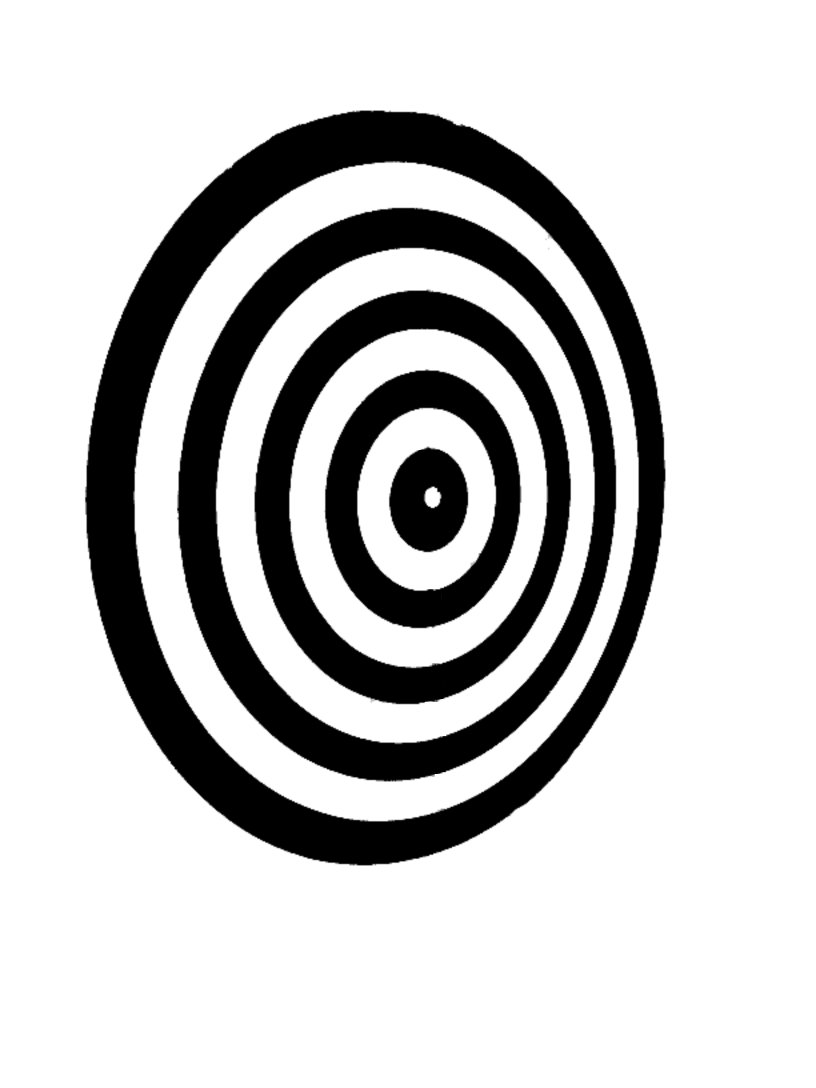
#> input picture auxiliary_images/task1_template0.png, 2448 x 3264 px (shown at 1/3 size)
$ python main.py
#> lines starting #> are read from the running program, lines starting #| are printed output that depends on the picture; after the words box and inside, x2 and y2 are one past the last pixel; in counts of white or black regions, pixels touching at a corner belong together
### common.py
import numpy as np
import cv2

from matplotlib import pyplot as plt
from IPython import display

from shapely.geometry.polygon import Polygon


def getFileName(i):
    """
    Compose image name from its number.

    :param i: image number
    :return: image name
    """
    file_name = ''
    if i < 10:
        file_name += '0'
    file_name += str(i)

    return file_name


# [16 lines left out: function drawRectangle, not called in this run]


def getEllipses(path, th_low, th_up):
    """
    Get contours for the relevant data in an image (usually ellipses).

    :param path: the path where to find the image
    :param th_low: lower threshold for accepted polygon length
    :param th_up: upper threshold for accepted polygon length
    :return: a list of polygons
    """
#> called with path = 'auxiliary_images/task1_template0.png', th_low = 200, th_up = 10000
    image = cv2.imread(path)
#> image is the input picture: shape (3264, 2448, 3); min 0, max 255, mean 200.1
    gray = cv2.cvtColor(image, cv2.COLOR_BGR2GRAY)

    # Find contours
    cnts, hier = cv2.findContours(gray, cv2.RETR_CCOMP, cv2.CHAIN_APPROX_NONE)
#> cnts = 16 contours, 5 with area under 20; largest, box (x1, y1, x2, y2) and area: (0, 0, 2448, 3264) 7984561, (257, 333, 1995, 2595) 3066376, (398, 482, 1918, 2466) 2360838, (533, 625, 1847, 2343) 1760464, (646, 741, 1786, 2234) 1334500
    cnts = [polygon for polygon in cnts if th_low < len(polygon) < th_up]
#> cnts = 10 contours; largest, box (x1, y1, x2, y2) and area: (257, 333, 1995, 2595) 3066376, (398, 482, 1918, 2466) 2360838, (533, 625, 1847, 2343) 1760464, (646, 741, 1786, 2234) 1334500, (765, 873, 1711, 2111) 911676

    polygons = [Polygon([(point[0], point[1]) for [point] in polygon]) for polygon in cnts]
#> polygons = 10 items
    return polygons


# [24 lines left out: function getClearImage, not called in this run]


def toHSV(image):
    """
    Get the HSV version of an image and add a green mask.

    :param image: image to edit
    :return: green mask resulted from the image
    """
    diff = cv2.cvtColor(image, cv2.COLOR_BGR2HSV)

    # green mask
    mask = cv2.inRange(diff, np.array([70, 50, 70]), np.array([128, 255, 255]))

    return mask


def getDartsAreas(best_squares):
    """
    Get the minimum number of rectangles containing relevant information by reuniting intersecting rectangles.

    :param best_squares: list of rectangles with relevant information
    :return: a list with the reunion of rectangles
    """
    best_best_squares = []
    for square in best_squares:
        overlaps = False
        for i in range(len(best_best_squares)):
            best_square = best_best_squares[i]
            if square[0][0] >= best_square[1][0] or \
               square[1][0] <= best_square[0][0] or \
               square[1][1] <= best_square[0][1] or \
               square[0][1] >= best_square[1][1]:
                continue

            best_best_squares[i] = ((min(square[0][0], best_square[0][0]), min(square[0][1], best_square[0][1])),
                                    (max(square[1][0], best_square[1][0]), max(square[1][1], best_square[1][1])),
                                    min(square[2], best_square[2]))
            overlaps = True

        if not overlaps:
            best_best_squares += [square]

    return best_best_squares


def countDarts(mask, score_th, start=250, step=50, size=100):
    """
    Find the flags for all darts on board. In order to do this, use a sliding window that finds the squares with the
    percentage of relevant information smaller than the threshold, add them to a list and reduce the list by joining the
    squares that intersect.

    :param mask: mask applied on the original image that contains relevant information
    :param score_th: maximum score threshold
    :param start: start position in the image
    :param size: size of the sliding window
    :param step: distance between windows starting point
    :return: list of flag positions
    """
    best_squares = []
    for y in range(start, mask.shape[0] - size, step):
        for x in range(start, mask.shape[1] - size, step):
            window = mask[y:y + size, x:x + size]
            white = np.count_nonzero(window)
            score = 100000 if white == 0 else size * size / white
            if score < score_th:
                best_squares += [((x, y), (x + size, y + size), score)]

    best_best_squares = getDartsAreas(best_squares)
    best_best_squares = getDartsAreas(best_best_squares)

    return best_best_squares


# [29 lines left out: function getBestSimilarity, not called in this run]


def writeSolution(path, darts, getPointScore, polygons, mapping_template, add_length=True):
    """
    Get solution and write it in an output file.

    :param path: output file path
    :param darts: list of dart flag positions
    :param getPointScore: function used to calculate the score at a given position - different for each task
    :param polygons: list of polygons with relevant information
    :param mapping_template: mapping between each polygon and the score inside it
    :param add_length: if we need to add the number of darts to the output file
    :return: None
    """
    f = open(path, 'w')
    if add_length:
        f.write(str(len(darts)) + '\n')

    for dart in darts:
        x, y = dart[0], dart[1]
        score = getPointScore(polygons, x, y, mapping_template)
        f.write(str(score) + '\n')

    f.close()

### task1.py
from common import getClearImage, getEllipses, getFileName, toHSV, countDarts, writeSolution
from shapely.geometry import Point
import cv2


def getPolygons():
    """
    Get all areas of interest on the dartboard. In this case, it will be a list of concentric discs, each disc
    representing a score on the board.

    :return: list of polygons
    """
    polygons = getEllipses('auxiliary_images/task1_template0.png', 200, 10000)
#> polygons = 10 items
    for i in [1, 3, 5, 7]:
        polygons[i], polygons[i + 1] = polygons[i + 1], polygons[i]

    return polygons


def getPointScore(polygons, x, y, mapping_template):
    """
    Given a point's coordinates and the list of polygons, calculate the score at the given position.

    :param polygons: list of concentric discs
    :param x: coordinate on the axis Ox
    :param y: coordinate on the axis Oy
    :param mapping_template: mapping between each polygon and the score inside it
    :return: the score at the given position
    """
    point = Point(x, y)
    for i in range(10):
        if polygons[i].contains(point):
            return str(mapping_template[i])
    return '0'


def getTipPositions(darts):
    """
    Get the dart tips positions.

    :param darts: the list of darts
    :return: the list of positions where the darts enter the board
    """
    darts = [(int(dart[0][0] - 300), int(dart[0][1] + (dart[1][1] - dart[0][1]) / 2)) for dart in darts]
    return darts


def processImage(image, image_name, polygons):
    """
    Process the given image, identify the darts on the board and write the solution.

    :param image: an image containing a dart board with some darts on it
    :param image_name: image identifier, used for writing the output file
    :param polygons: the list of concentric discs used for score calculation
    :return: None
    """
    mask = toHSV(image)
    darts = countDarts(mask, 40)

    mapping_template = [10 - i for i in range(10)]
    writeSolution(
        'evaluation/Task1/' + image_name + '_predicted.txt',
        getTipPositions(darts),
        getPointScore,
        polygons,
        mapping_template
    )


def task1(path):
    """
    Get preliminary data and apply algorithm on all images.

    :param path: the path where to find the train / test data
    :return: None
    """
    # getClearImage('auxiliary_images/template_task1.jpg', 'auxiliary_images/task1_template0.png')

    polygons = getPolygons()
#> polygons = 10 items

    for i in range(1, 26):
        image_name = getFileName(i)
        image = cv2.imread(path + image_name + '.jpg')
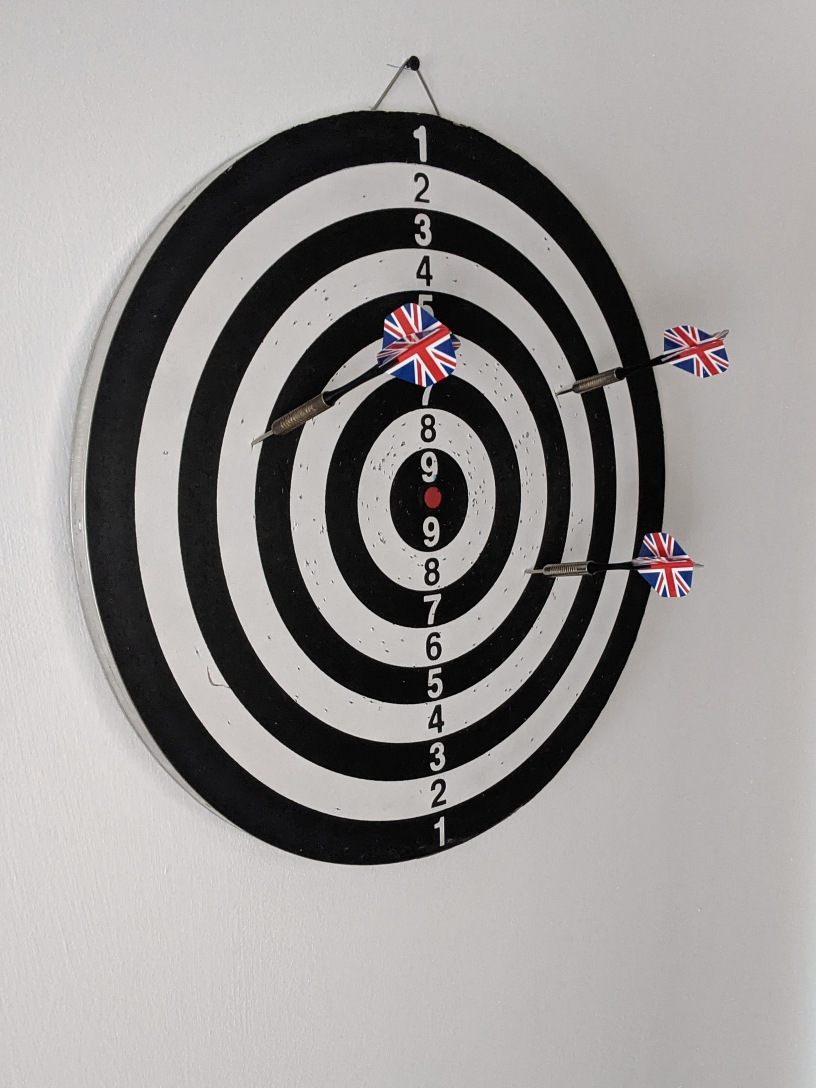
#> input picture train/Task1/01.jpg, 2448 x 3264 px, found by its file name (shown at 1/3 size)
#> image is the input picture: shape (3264, 2448, 3); mean B, G, R 150.1, 151.2, 154.6

        processImage(image, image_name, polygons)
#> in toHSV, `mask = cv2.inRange(diff, np.array([70, 50, 70]), np.array([128, 255, 2..`:
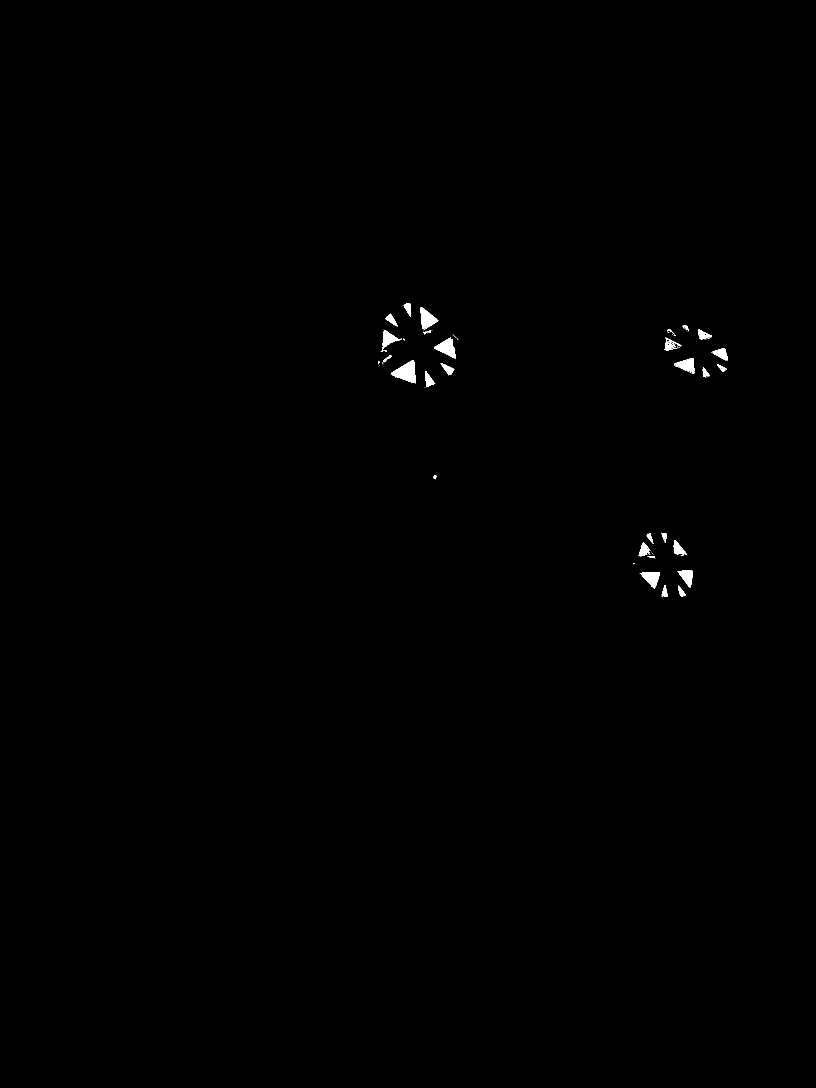
#> mask: shape (3264, 2448) (shown at 1/3 size); 0.26% white; 99 white regions (69 under 20 px), largest, box (x1, y1, x2, y2) and area: (1172, 1080, 1247, 1151) 2854, (1302, 1011, 1368, 1076) 2022, (1262, 922, 1315, 990) 1873
#> after the loop in countDarts, `for y in range(start, mask.shape[0] - size, step):`: best_squares = 68 items
#> the loop in getDartsAreas, `for square in best_squares:` made 68 passes
#> square on passes 2 to 9: ((1200, 850), (1300, 950), 9.01), ((1250, 850), (1350, 950), 16.47), ((1100, 900), (1200, 1000), 15.2), ((1150, 900), (1250, 1000), 8.57), ((1200, 900), (1300, 1000), 4.39), ((1250, 900), (1350, 1000), 5.12), ((1100, 950), (1200, 1050), 5.68), ((1150, 950), (1250, 1050), 5.69)
#> after the loop in getDartsAreas, `for square in best_squares:`: best_best_squares = [((1100, 850), (1450, 1200), 3.31), ((1950, 950), (2250, 1200), 6.25), ((1850, 1550), (2150, 1850), 5.21)]
#> the loop in getDartsAreas (call 2), `for square in best_squares:` made 3 passes
#> square on passes 2 to 3: ((1950, 950), (2250, 1200), 6.25), ((1850, 1550), (2150, 1850), 5.21)
#> in processImage, `darts = countDarts(mask, 40)`: darts has the same summary as best_best_squares in getDartsAreas
#> in getTipPositions, `darts = [(int(dart[0][0] - 300), int(dart[0][1] + (dart[1][1] - dart[0..`: darts = [(800, 1025), (1650, 1075), (1550, 1700)]
#> the loop in writeSolution, `for dart in darts:` made 3 passes
#> (x, y, score) on passes 1 to 3: (800, 1025, '4'), (1650, 1075, '4'), (1550, 1700, '6')
#> pass 2 of the loop in task1, `for i in range(1, 26):`:
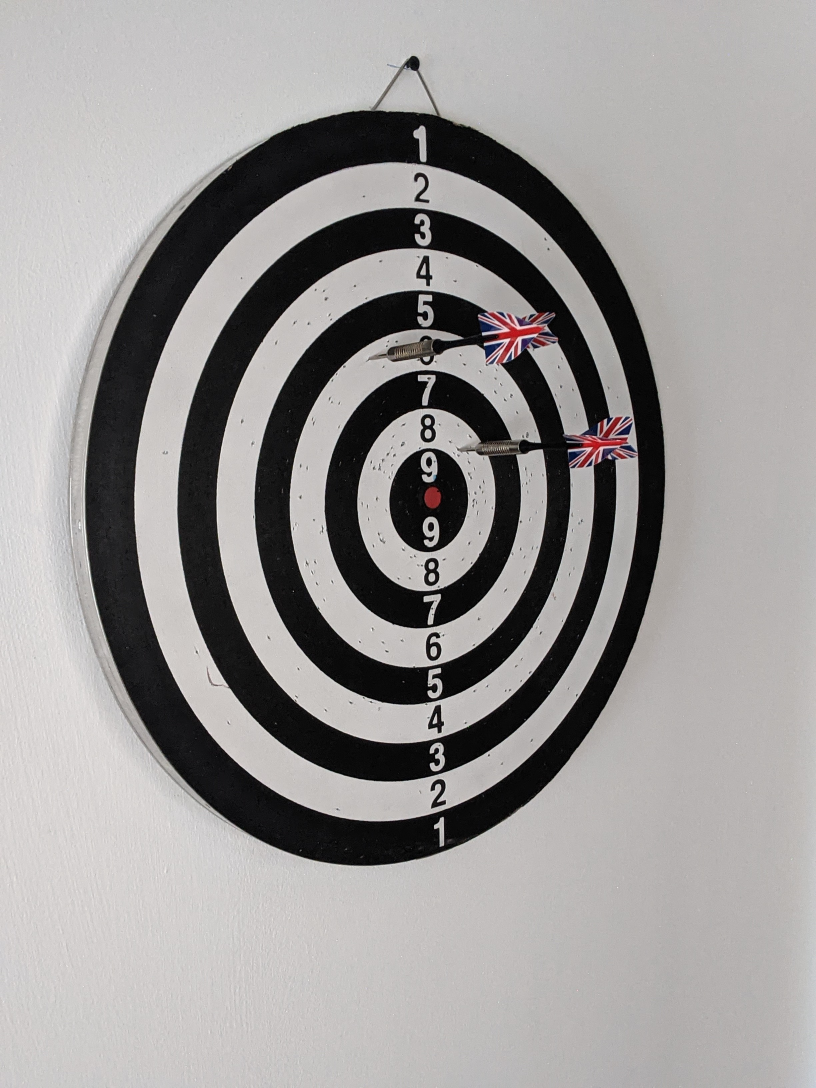
#> input picture train/Task1/02.jpg, 2448 x 3264 px, found by its file name (shown at 1/3 size)
#> in task1, image is the input picture: shape (3264, 2448, 3); mean B, G, R 151.3, 152.1, 154.7
#> in toHSV (call 2), `mask = cv2.inRange(diff, np.array([70, 50, 70]), np.array([128, 255, 2..`:
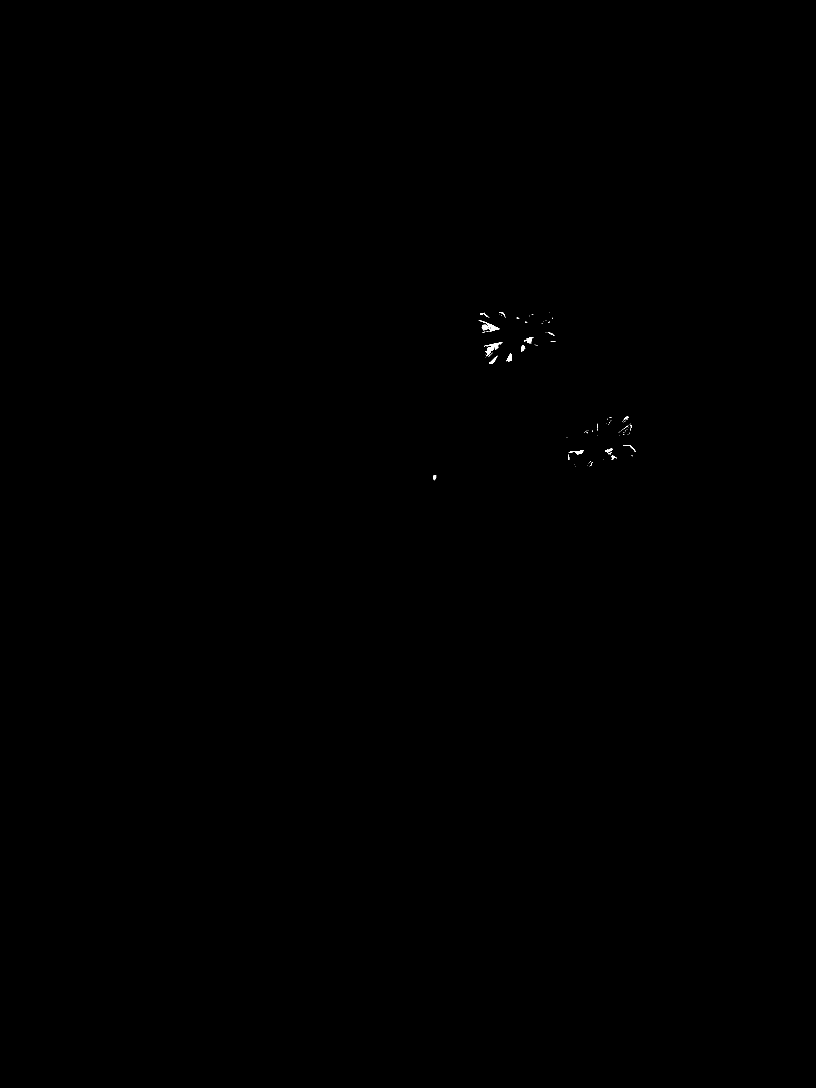
#> mask: shape (3264, 2448) (shown at 1/3 size); 0.04% white; 123 white regions (106 under 20 px), largest, box (x1, y1, x2, y2) and area: (1452, 1028, 1508, 1066) 573, (1438, 960, 1498, 994) 430, (1573, 1012, 1601, 1032) 232
#> the loop in writeSolution (call 2), `for dart in darts:` made 2 passes
#> (x, y, score) on passes 1 to 2: (1100, 1025, '5'), (1350, 1350, '8')
#> pass 3 of the loop in task1, `for i in range(1, 26):`:
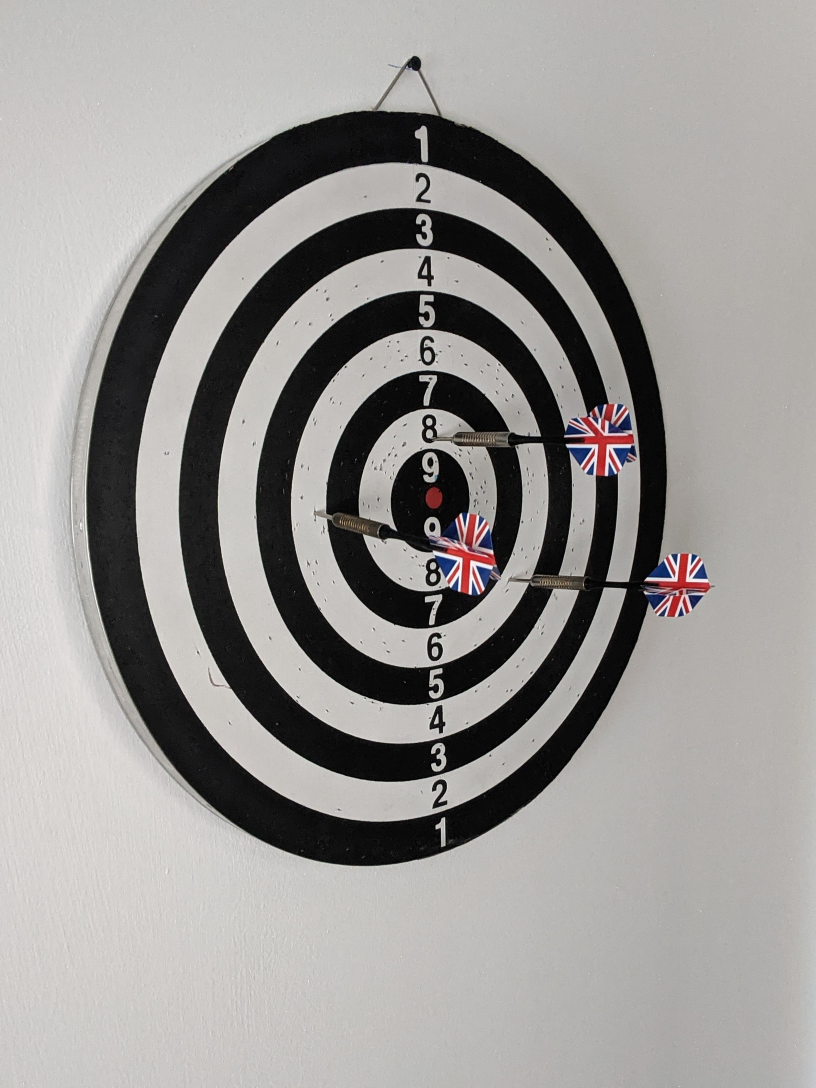
#> input picture train/Task1/03.jpg, 2448 x 3264 px, found by its file name (shown at 1/3 size)
#> in task1, image is the input picture: shape (3264, 2448, 3); mean B, G, R 148.5, 150.7, 153
#> in toHSV (call 3), `mask = cv2.inRange(diff, np.array([70, 50, 70]), np.array([128, 255, 2..`:
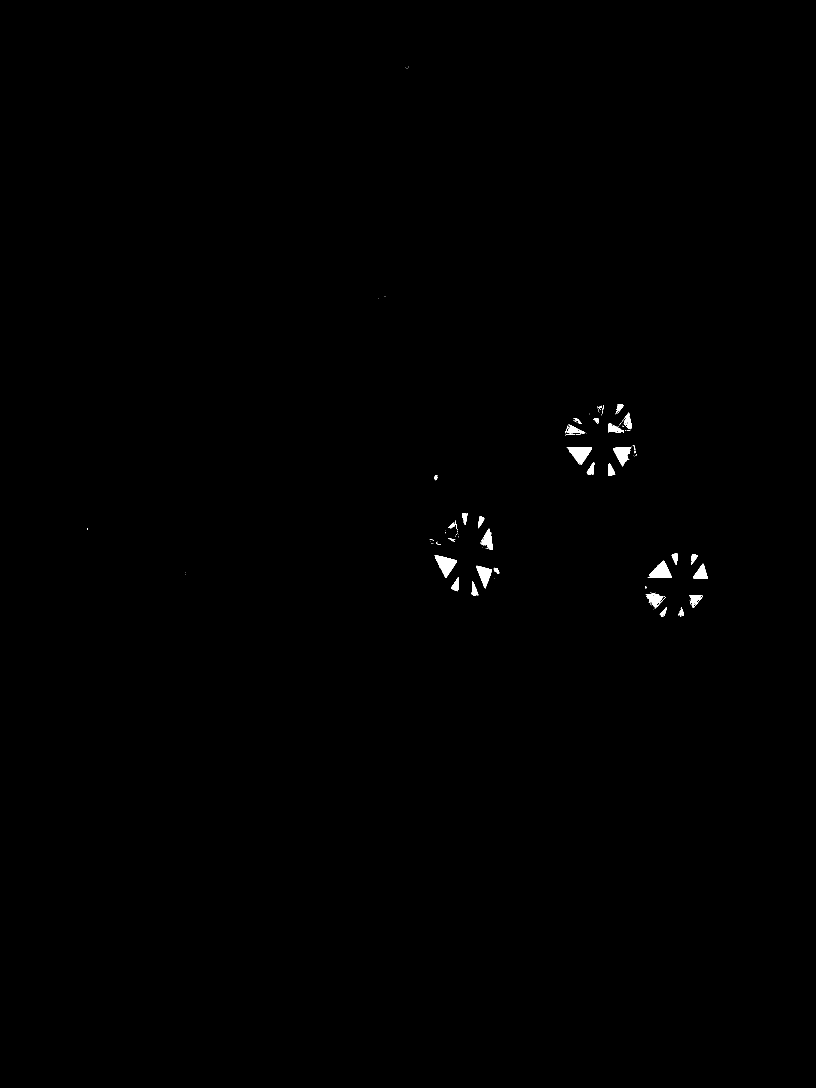
#> mask: shape (3264, 2448) (shown at 1/3 size); 0.26% white; 135 white regions (100 under 20 px), largest, box (x1, y1, x2, y2) and area: (1304, 1666, 1371, 1733) 2230, (1700, 1341, 1776, 1394) 2099, (1943, 1682, 2016, 1734) 1935
#> the loop made 4 passes; the first 3 are shown

### main.py
from task1 import task1
from task2 import task2
from task3 import task3

from common import getFileName


# [43 lines left out: function checkScore, not called in this run]


def main(path):
    """
    Main function, it calls the solving functions for each task.

    :param path: the path where to find the train / test data
    :return: None
    """
    task1(path + '/Task1/')
    # checkScore('evaluation/Task1')
    task2(path + '/Task2/')
    # checkScore('evaluation/Task2')
    task3(path + '/Task3/')
    # checkScore('evaluation/Task3', False)


#> (the run stopped early here; a loop or call above may not have finished)
